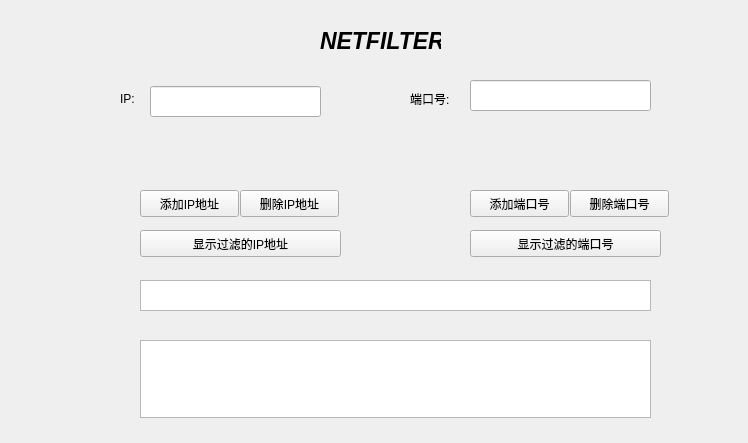
<?xml version="1.0" encoding="UTF-8"?>
<ui version="4.0">
 <class>netfilter</class>
 <widget class="QWidget" name="netfilter">
  <property name="geometry">
   <rect>
    <x>0</x>
    <y>0</y>
    <width>748</width>
    <height>443</height>
   </rect>
  </property>
  <property name="windowTitle">
   <string>netfilter</string>
  </property>
  <widget class="QLabel" name="label">
   <property name="geometry">
    <rect>
     <x>120</x>
     <y>90</y>
     <width>31</width>
     <height>17</height>
    </rect>
   </property>
   <property name="text">
    <string>IP:</string>
   </property>
  </widget>
  <widget class="QLabel" name="label_2">
   <property name="geometry">
    <rect>
     <x>410</x>
     <y>90</y>
     <width>51</width>
     <height>17</height>
    </rect>
   </property>
   <property name="text">
    <string>端口号:</string>
   </property>
  </widget>
  <widget class="QLineEdit" name="IPLineEdit">
   <property name="geometry">
    <rect>
     <x>150</x>
     <y>86</y>
     <width>171</width>
     <height>31</height>
    </rect>
   </property>
   <property name="text">
    <string/>
   </property>
  </widget>
  <widget class="QLineEdit" name="PORTLineEdit">
   <property name="geometry">
    <rect>
     <x>470</x>
     <y>80</y>
     <width>181</width>
     <height>31</height>
    </rect>
   </property>
  </widget>
  <widget class="QLabel" name="label_4">
   <property name="geometry">
    <rect>
     <x>320</x>
     <y>30</y>
     <width>121</width>
     <height>21</height>
    </rect>
   </property>
   <property name="font">
    <font>
     <pointsize>17</pointsize>
     <weight>75</weight>
     <italic>true</italic>
     <bold>true</bold>
    </font>
   </property>
   <property name="text">
    <string>NETFILTER</string>
   </property>
  </widget>
  <widget class="QPushButton" name="Add_IP_Btn">
   <property name="geometry">
    <rect>
     <x>140</x>
     <y>190</y>
     <width>99</width>
     <height>27</height>
    </rect>
   </property>
   <property name="text">
    <string>添加IP地址</string>
   </property>
  </widget>
  <widget class="QPushButton" name="Del_IP_Btn">
   <property name="geometry">
    <rect>
     <x>240</x>
     <y>190</y>
     <width>99</width>
     <height>27</height>
    </rect>
   </property>
   <property name="text">
    <string>删除IP地址</string>
   </property>
  </widget>
  <widget class="QPushButton" name="Display_IP_Btn">
   <property name="geometry">
    <rect>
     <x>140</x>
     <y>230</y>
     <width>201</width>
     <height>27</height>
    </rect>
   </property>
   <property name="text">
    <string>显示过滤的IP地址</string>
   </property>
  </widget>
  <widget class="QPushButton" name="Add_PORT_Btn">
   <property name="geometry">
    <rect>
     <x>470</x>
     <y>190</y>
     <width>99</width>
     <height>27</height>
    </rect>
   </property>
   <property name="text">
    <string>添加端口号</string>
   </property>
  </widget>
  <widget class="QPushButton" name="Del_PORT_Btn">
   <property name="geometry">
    <rect>
     <x>570</x>
     <y>190</y>
     <width>99</width>
     <height>27</height>
    </rect>
   </property>
   <property name="text">
    <string>删除端口号</string>
   </property>
  </widget>
  <widget class="QPushButton" name="Disay_PORT_Btn">
   <property name="geometry">
    <rect>
     <x>470</x>
     <y>230</y>
     <width>191</width>
     <height>27</height>
    </rect>
   </property>
   <property name="text">
    <string>显示过滤的端口号</string>
   </property>
  </widget>
  <widget class="QTextEdit" name="textEdit">
   <property name="geometry">
    <rect>
     <x>140</x>
     <y>280</y>
     <width>511</width>
     <height>31</height>
    </rect>
   </property>
  </widget>
  <widget class="QTextEdit" name="textview">
   <property name="geometry">
    <rect>
     <x>140</x>
     <y>340</y>
     <width>511</width>
     <height>78</height>
    </rect>
   </property>
  </widget>
 </widget>
 <resources/>
 <connections/>
</ui>
